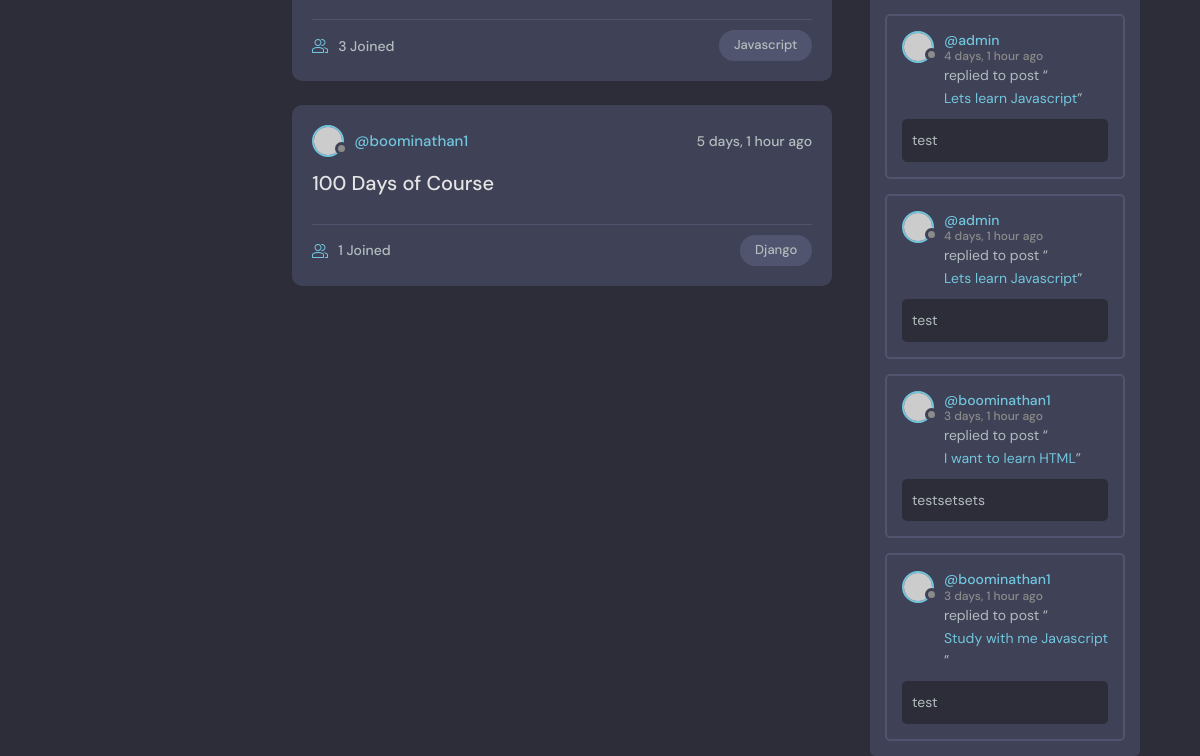
Before: / (lower part) with the older database file.
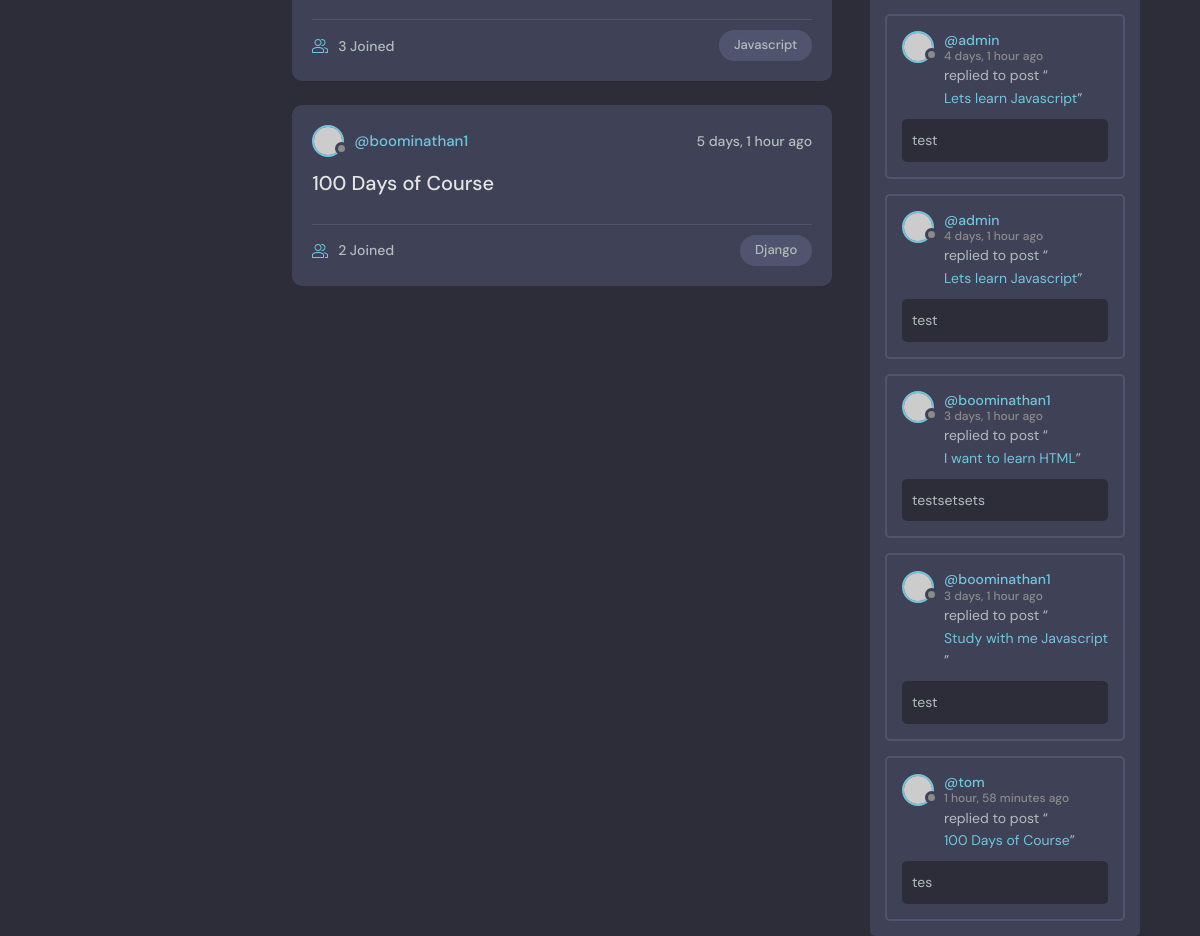
After: the same page with the newer database file.
### base/models.py (models this page shows, shortened)
class Room(models.Model):
    host = models.ForeignKey(User, on_delete=models.SET_NULL,null=True)
    topic = models.ForeignKey(Topic, on_delete=models.SET_NULL,null=True)
    name = models.CharField(max_length=200)
    description = models.TextField(null=True, blank=True)
    participants = models.ManyToManyField(User, related_name='participants',blank=True)
    updated = models.DateField(auto_now=True)
    created = models.DateField(auto_now_add=True)
    class Meta:
        ordering = ['-updated','-created']
    def __str__(self):
        return self.name

class Topic(models.Model):
    name = models.CharField(max_length=200)

class Message (models.Model):
    user = models.ForeignKey(User, on_delete=models.CASCADE)
    room = models.ForeignKey(Room, on_delete=models.CASCADE)
    body = models.TextField(null=True)
    updated = models.DateField(auto_now=True)
    created = models.DateField(auto_now_add=True)
    def __str__(self):
        return self.body[0:50]

### base/views.py (the view)
# urls.py: path('',views.home,name="home"),
def home(request):
    q = request.GET.get('q') if request.GET.get('q') != None else ''
    rooms = Room.objects.filter(
        Q(topic__name__icontains=q) |
        Q(name__icontains=q) |
        Q(description__icontains=q)
    )
    topics = Topic.objects.all()[0:5]
    rooms_count = rooms.count()
    room_messages = Message.objects.filter(Q(room__topic__name__icontains=q))
    context = {'rooms': rooms, 'topics': topics,
               'rooms_count': rooms_count, 'room_messages': room_messages}
    return render(request, 'base/home.html', context)

### base/templates/base/home.html (shortened to what this page needs)
    {% extends "main.html" %}
    {% block content %}
    <main class="layout layout--3">
      <div class="container">
        <div class="roomList">
          {% include "base/feed_component.html" %}
        </div>
        <div class="activities">
          {% include "base/activity_component.html" %}
        </div>
      </div>
    </main>
    {% endblock content %}

### base/templates/base/feed_component.html (shortened to what this page needs)
{% for room in rooms%}
<div class="roomListRoom">
    <div class="roomListRoom__header">
      <a href="{% url "user-profile" room.host.id %}" class="roomListRoom__author">
        <div class="avatar avatar--small">
          <img src="https://randomuser.me/api/portraits/women/11.jpg" />
        </div>
        <span>@{{room.host.username}}</span>
      </a>
      <div class="roomListRoom__actions">
        <span>{{room.created|timesince}} ago</span>
      </div>
    </div>
    <div class="roomListRoom__content">
      <a href="{% url 'room' room.id %}">{{room.name}}</a>
    </div>
    <div class="roomListRoom__meta">
      <a href="room.html" class="roomListRoom__joined">
        {{room.participants.all.count}} Joined
      </a>
      <p class="roomListRoom__topic">{{room.topic.name}}</p>
    </div>
  </div>
{% endfor %}

### base/templates/base/activity_component.html (shortened to what this page needs)
{% for message in room_messages %}
<div class="activities__box">
    <div class="activities__boxHeader roomListRoom__header">
      <a href="{% url "user-profile" message.user.id %}" class="roomListRoom__author">
        <div class="avatar avatar--small">
          <img src="https://randomuser.me/api/portraits/women/11.jpg" />
        </div>
        <p>
          @{{message.user}}
          <span>{{message.created|timesince}} ago</span>
        </p>
      </a>
    </div>
    <div class="activities__boxContent">
      <p>replied to post “<a href="{% url "room" message.room.id %}">{{message.room}}</a>”</p>
      <div class="activities__boxRoomContent">
        {{message}}
      </div>
    </div>
  </div>
  {% endfor %}

Changed rows visible on the page:
computed for Room "100 Days of Course": participants.all.count "1" → "2"
added Message: user "tom", created "1 hour, 58 minutes", room "100 Days of Course", body "tes"
